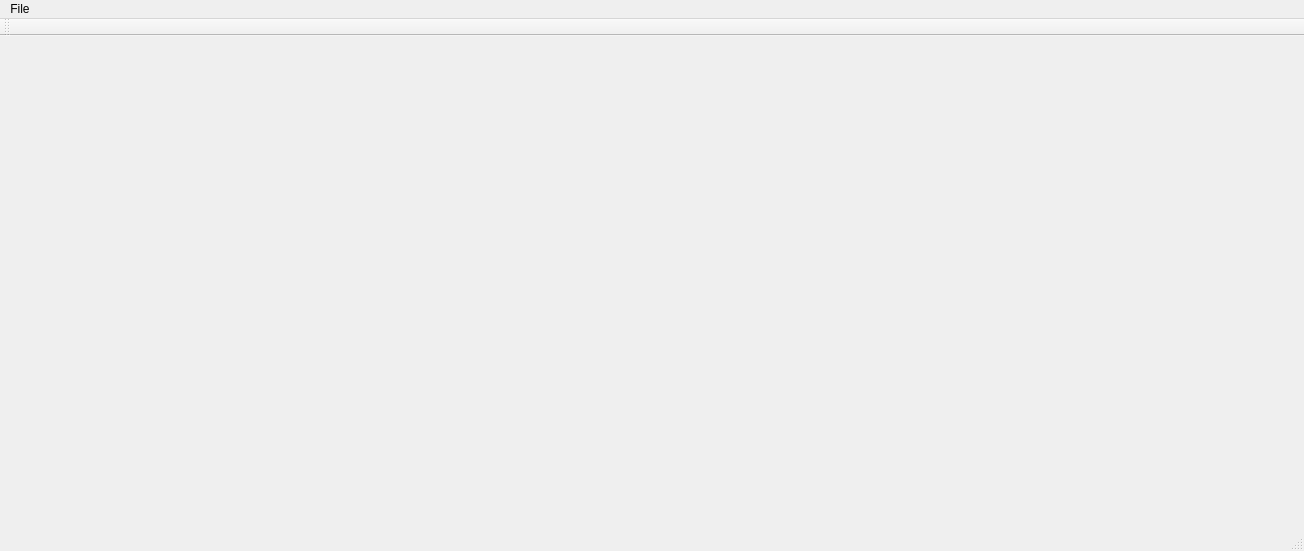
<?xml version="1.0" encoding="UTF-8"?>
<ui version="4.0">
 <class>PrimeSenseTestClass</class>
 <widget class="QMainWindow" name="PrimeSenseTestClass">
  <property name="geometry">
   <rect>
    <x>0</x>
    <y>0</y>
    <width>1304</width>
    <height>551</height>
   </rect>
  </property>
  <property name="sizePolicy">
   <sizepolicy hsizetype="Expanding" vsizetype="Expanding">
    <horstretch>0</horstretch>
    <verstretch>0</verstretch>
   </sizepolicy>
  </property>
  <property name="windowTitle">
   <string>PrimeSenseTest</string>
  </property>
  <widget class="QWidget" name="centralWidget"/>
  <widget class="QMenuBar" name="menuBar">
   <property name="geometry">
    <rect>
     <x>0</x>
     <y>0</y>
     <width>1304</width>
     <height>21</height>
    </rect>
   </property>
   <widget class="QMenu" name="menuFile">
    <property name="title">
     <string>File</string>
    </property>
    <addaction name="actionRun"/>
    <addaction name="actionScreenshot"/>
    <addaction name="actionColor_Over"/>
   </widget>
   <addaction name="menuFile"/>
  </widget>
  <widget class="QToolBar" name="mainToolBar">
   <attribute name="toolBarArea">
    <enum>TopToolBarArea</enum>
   </attribute>
   <attribute name="toolBarBreak">
    <bool>false</bool>
   </attribute>
  </widget>
  <widget class="QStatusBar" name="statusBar"/>
  <action name="actionRun">
   <property name="checkable">
    <bool>true</bool>
   </property>
   <property name="text">
    <string>Run</string>
   </property>
  </action>
  <action name="actionScreenshot">
   <property name="text">
    <string>Screenshot</string>
   </property>
  </action>
  <action name="actionColor_Over">
   <property name="text">
    <string>Color Over</string>
   </property>
  </action>
 </widget>
 <layoutdefault spacing="6" margin="11"/>
 <resources>
  <include location="primesensetest.qrc"/>
 </resources>
 <connections/>
</ui>
